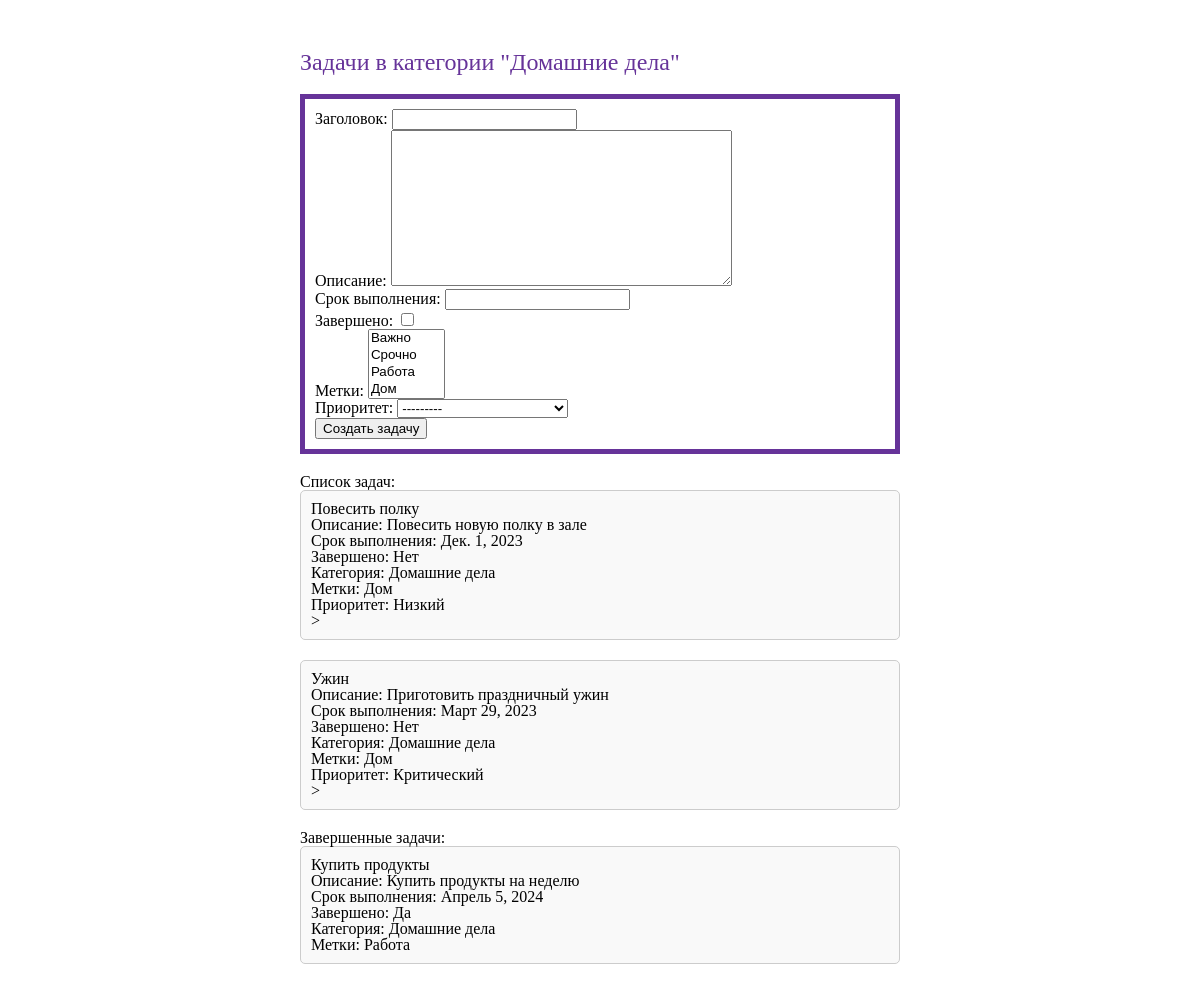
The app's page /category/2/ with its own data.
### todo/models.py (models this page shows, shortened)
class Category(models.Model):
    name = models.CharField(max_length=255, verbose_name='Название категории')
    class Meta:
        verbose_name = 'Категория'
        verbose_name_plural = 'Категории'
    def __str__(self):
        return self.name

class Task(models.Model):
    title = models.CharField(max_length=255, verbose_name='Заголовок')
    description = models.TextField(blank=True, null=True, verbose_name='Описание')
    due_date = models.DateField(blank=True, null=True, verbose_name='Срок выполнения')
    completed = models.BooleanField(default=False, verbose_name='Завершено')
    priority = models.ForeignKey(Priority, on_delete=models.CASCADE, verbose_name='Приоритет')
    category = models.ForeignKey(Category, on_delete=models.CASCADE, verbose_name='Категория')
    tags = models.ManyToManyField(Tag, verbose_name='Метки')  # Многие-ко-многим с метками
    is_hidden = models.BooleanField('Скрыт', default=False)
    favorite = models.BooleanField('Избранное', default=False)
    history = HistoricalRecords()
    class Meta:
        verbose_name = 'Задача'
        verbose_name_plural = 'Задачи'

class Tag(models.Model):
    name = models.CharField(max_length=255, verbose_name='Название метки')
    class Meta:
        verbose_name = 'Метка'
        verbose_name_plural = 'Метки'
    def __str__(self):
        return self.name

class Priority(models.Model):
    name = models.CharField(max_length=255, verbose_name='Название приоритета')
    class Meta:
        verbose_name = 'Приоритет'
        verbose_name_plural = 'Приоритеты'
    def __str__(self):
        return self.name

### todo/views.py (the view)
# urls.py: path('category/<int:category_id>/', views.tasks_by_category, name='tasks_by_category'),
def tasks_by_category(request, category_id):
    category = get_object_or_404(Category, pk=category_id)
    tasks = Task.objects.filter(
        Q(category=category) &
        Q(is_hidden=False)
    )
    tasks__notcompleted = Task.objects.filter(
        Q(category=category) &
        Q(completed=False)
    )
    tasks__completed = Task.objects.filter(
        Q(category=category) &
        Q(completed=True)
    )
    if request.method == 'POST':
        form = TaskForm(request.POST)
        if form.is_valid():
            task = form.save(commit=False)
            task.category = category
            task.save()
            return redirect('tasks_by_category', category_id=category_id)
    else:
        form = TaskForm()
    return render(request, 'todo/tasks_by_category.html', {'category': category, 'tasks': tasks, 'tasks__completed': tasks__completed, 'tasks__notcompleted': tasks__notcompleted, 'form': form})

### todo/forms.py
class TaskForm(forms.ModelForm):
    class Meta:
        model = Task
        fields = ['title', 'description', 'due_date', 'completed', 'tags', 'priority']

### todo/templates/todo/tasks_by_category.html (shortened to what this page needs)
{% extends 'todo/base.html' %}
{% block content %}
<div class="container">
        <h1 class="title">Задачи в категории "{{ category.name }}"</h1>
        <form method="post" class="task-form">
            {{ form.as_p }}
            <button type="submit" class="btn btn-primary">Создать задачу</button>
        </form>
        <h2>Список задач:</h2>
        <ul class="task-list">
            {% if tasks %}
                {%if tasks__notcompleted %}
                    {% for task in tasks__notcompleted %}
                        <li class="task-item">
                            <strong>{{ task.title }}</strong>
                            <p>Описание: {{ task.description }}</p>
                            <p>Срок выполнения: {{ task.due_date }}</p>
                            <p>Завершено: {% if task.completed %}Да{% else %}Нет{% endif %}</p>
                            <p>Категория: {{ task.category }}</p>
                            <p>Метки:
                                {% for tag in task.tags.all %}{{ tag.name }}{% if not forloop.last %}, {% endif %}{% endfor %}
                            </p>
                            <p>Приоритет: {{ task.priority }}</p>>
                        </li>
                    {% endfor %}
                {% else %}
                    <li class="no-tasks">Нет активных задач в данной категории.</li>
                {% endif %}
                {% if tasks__completed %}
                    <h3>Завершенные задачи:</h3>
                    {% for task in tasks__completed %}
                        <li class="task-item">
                        <strong>{{ task.title }}</strong>
                        <p>Описание: {{ task.description }}</p>
                        <p>Срок выполнения: {{ task.due_date }}</p>
                        <p>Завершено: Да</p>
                        <p>Категория: {{ task.category }}</p>
                        <p>Метки:
                            {% for tag in task.tags.all %}{{ tag.name }}{% if not forloop.last %}, {% endif %}{% endfor %}
                        </p>
                    </li>
                    {% endfor %}
                {% endif %}
            {% else %}
                <li class="no-tasks">Нет задач в данной категории.</li>
            {% endif %}
        </ul>
    </div>
{% endblock %}

### todo/static/todo/style.css (style rules this page uses)
html, body, div, span, applet, object, iframe, h1, h2, h3, h4, h5, h6, p, blockquote, pre, a, abbr, acronym, address, big, cite, code, del, dfn, em, img, ins, kbd, q, s, samp, small, strike, strong, sub, sup, tt, var, b, u, i, center, dl, dt, dd, ol, ul, li, fieldset, form, label, legend, table, caption, tbody, tfoot, thead, tr, th, td, article, aside, canvas, details, embed, figure, figcaption, footer, header, hgroup, menu, nav, output, ruby, section, summary, time, mark, audio, video { margin: 0; padding: 0; border: 0; font-size: 100%; font: inherit; vertical-align: baseline; }
body { line-height: 1; }
h1 { color: rebeccapurple; margin-bottom: 20px; font-size: 24px; }
ul { padding-left: 15px; }
.container { display: flex; flex-direction: column; margin: 0 auto; max-width: 50%; }
.task-form { margin-bottom: 20px; border: rebeccapurple 5px solid; padding: 10px; }
.task-list { list-style: none; padding: 0; }
.task-item { margin-bottom: 20px; border: 1px solid #ccc; padding: 10px; border-radius: 5px; background-color: #f9f9f9; }

### records on screen
Category: name "Домашние дела"
Task: title "Повесить полку", description "Повесить новую полку в зале", due_date "Дек. 1, 2023", completed "Нет", category "Домашние дела", priority "Низкий"
Tag: name "Дом"
Task: title "Ужин", description "Приготовить праздничный ужин", due_date "Март 29, 2023", completed "Нет", category "Домашние дела", priority "Критический"
Task: title "Купить продукты", description "Купить продукты на неделю", due_date "Апрель 5, 2024", category "Домашние дела"
Tag: name "Работа"
